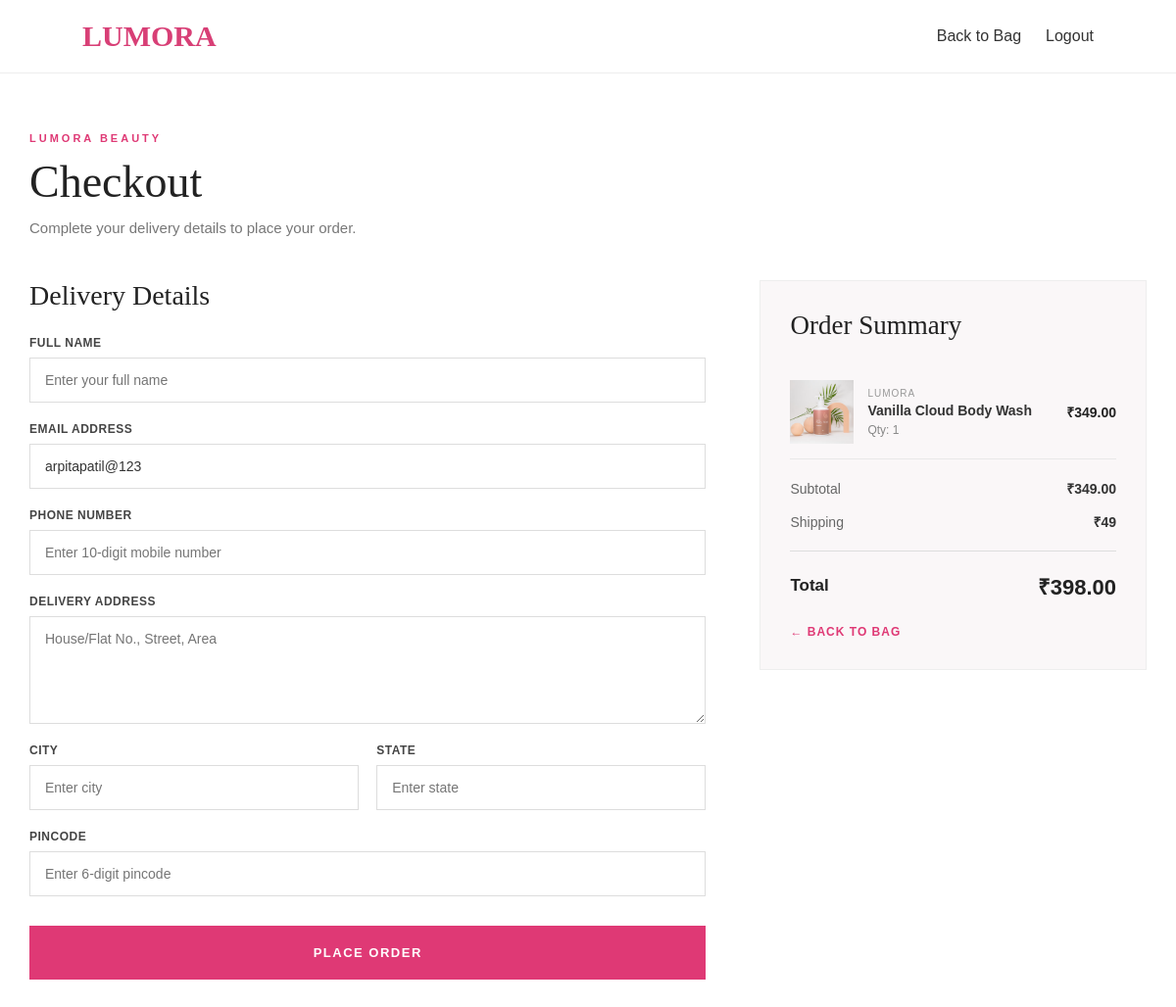
The app's page /checkout/ (signed in) with its own data.
### store/models.py (models this page shows, shortened)
class CartItem(models.Model):
    cart = models.ForeignKey(
        Cart,
        on_delete=models.CASCADE,
        related_name="items"
    )
    product = models.ForeignKey(
        Product,
        on_delete=models.CASCADE
    )
    quantity = models.PositiveIntegerField(
        default=1,
        validators=[
            MinValueValidator(1)
        ]
    )
    added_at = models.DateTimeField(
        auto_now_add=True
    )
    class Meta:
        constraints = [
            models.UniqueConstraint(
                fields=[
                    "cart",
                    "product"
                ],
                name="unique_cart_product"
            )
        ]
        ordering = ["-added_at"]
    @property
    def total_price(self):
        return (
            self.product.final_price *
            self.quantity
        )

class Product(models.Model):
    category = models.ForeignKey(
        Category,
        on_delete=models.CASCADE,
        related_name="products"
    )
    name = models.CharField(
        max_length=200
    )
    slug = models.SlugField(
        max_length=220,
        unique=True
    )
    brand = models.CharField(
        max_length=100,
        blank=True
    )
    description = models.TextField()
    price = models.DecimalField(
        max_digits=10,
        decimal_places=2,
        validators=[
            MinValueValidator(0)
        ]
    )
    sale_price = models.DecimalField(
        max_digits=10,
        decimal_places=2,
        blank=True,
        null=True,
        validators=[
            MinValueValidator(0)
        ]
    )
    image = models.ImageField(
        upload_to="products/"
    )
    stock = models.PositiveIntegerField(
        default=0
    )
    rating = models.DecimalField(
        max_digits=3,
        decimal_places=1,
        default=0,
        validators=[
            MinValueValidator(0),
            MaxValueValidator(5)
        ]
    )
    reviews_count = models.PositiveIntegerField(
        default=0
    )
    is_featured = models.BooleanField(
        default=False
    )
    is_new_arrival = models.BooleanField(
        default=False
    )
    is_bestseller = models.BooleanField(
        default=False
    )
    is_active = models.BooleanField(
        default=True
    )
    created_at = models.DateTimeField(
        auto_now_add=True
    )
    updated_at = models.DateTimeField(
        auto_now=True
    )
    class Meta:
        ordering = ["-created_at"]
        indexes = [
            models.Index(
                fields=["is_active"]
            ),
            models.Index(
                fields=["category", "is_active"]
            ),
            models.Index(
                fields=["brand"]
            ),
            models.Index(
                fields=["-created_at"]
            ),
        ]
    @property
    def final_price(self):
        if (
            self.sale_price is not None
            and self.sale_price < self.price
        ):
            return self.sale_price
        return self.price

### store/views.py (the view, shortened to what this page needs)
@login_required
def checkout(request):
    cart = get_object_or_404(
        Cart,
        user=request.user
    )
    cart_items = (
        cart.items
        .select_related("product")
        .all()
    )
    if not cart_items.exists():
        messages.warning(
            request,
            "Your cart is empty."
        )
        return redirect("cart")
    subtotal = cart.subtotal
    if subtotal >= 499:
        shipping_charge = 0
    else:
        shipping_charge = 49
    total_amount = (
        subtotal +
        shipping_charge
    )
    context = {
        "cart": cart,
        "cart_items": cart_items,
        "subtotal": subtotal,
        "shipping_charge": shipping_charge,
        "total_amount": total_amount,
    }
    return render(
        request,
        "store/checkout.html",
        context
    )

### store/models.py (called while the page is built)
    @property
    def subtotal(self):
        return sum(
            item.total_price
            for item in self.items.all()
        )

### templates/store/checkout.html (shortened to what this page needs)
{% load static %}
<!DOCTYPE html>
<html lang="en">
<head>
    <link
        rel="stylesheet"
        href="{% static 'css/style.css' %}"
    >
</head>
<body>
<header class="simple-store-header">
    <a
        href="{% url 'home' %}"
        class="store-logo"
    >
        LUMORA
    </a>
    <div class="store-header-links">
        <a href="{% url 'cart' %}">
            Back to Bag
        </a>
        <a href="{% url 'logout' %}">
            Logout
        </a>
    </div>
</header>
<main class="checkout-page">
    <div class="checkout-heading">
        <p class="auth-label">
            LUMORA BEAUTY
        </p>
        <h1>
            Checkout
        </h1>
        <p>
            Complete your delivery details to place your order.
        </p>
    </div>
    <div class="checkout-layout">
        <section class="checkout-form-section">
            <h2 class="checkout-section-title">
                Delivery Details
            </h2>
            <form
                method="POST"
                action="{% url 'checkout' %}"
                class="checkout-form"
            >
                <div class="form-group">
                    <label for="full_name">
                        FULL NAME
                    </label>
                    <input
                        type="text"
                        id="full_name"
                        name="full_name"
                        placeholder="Enter your full name"
                        required
                    >
                </div>
                <div class="form-group">
                    <label for="email">
                        EMAIL ADDRESS
                    </label>
                    <input
                        type="email"
                        id="email"
                        name="email"
                        placeholder="Enter your email"
                        value="{{ request.user.email }}"
                        required
                    >
                </div>
                <div class="form-group">
                    <label for="phone">
                        PHONE NUMBER
                    </label>
                    <input
                        type="tel"
                        id="phone"
                        name="phone"
                        placeholder="Enter 10-digit mobile number"
                        maxlength="10"
                        required
                    >
                </div>
                <div class="form-group">
                    <label for="address">
                        DELIVERY ADDRESS
                    </label>
                    <textarea
                        id="address"
                        name="address"
                        placeholder="House/Flat No., Street, Area"
                        required
                    ></textarea>
                </div>
                <div class="form-row">
                    <div class="form-group">
                        <label for="city">
                            CITY
                        </label>
                        <input
                            type="text"
                            id="city"
                            name="city"
                            placeholder="Enter city"
                            required
                        >
                    </div>
                    <div class="form-group">
                        <label for="state">
                            STATE
                        </label>
                        <input
                            type="text"
                            id="state"
                            name="state"
                            placeholder="Enter state"
                            required
                        >
                    </div>
                </div>
                <div class="form-group">
                    <label for="pincode">
                        PINCODE
                    </label>
                    <input
                        type="text"
                        id="pincode"
                        name="pincode"
                        placeholder="Enter 6-digit pincode"
                        maxlength="6"
                        required
                    >
                </div>
                <button
                    type="submit"
                    class="place-order-button"
                >
                    PLACE ORDER
                </button>
            </form>
        </section>
        <aside class="checkout-summary">
            <h2>
                Order Summary
            </h2>
            {% for item in cart_items %}
                <div class="checkout-product">
                    <div class="checkout-product-image">
                        {% if item.product.image %}
                            <img
                                src="{{ item.product.image.url }}"
                                alt="{{ item.product.name }}"
                            >
                        {% endif %}
                    </div>
                    <div class="checkout-product-info">
                        {% if item.product.brand %}
                            <div class="checkout-product-brand">
                                {{ item.product.brand }}
                            </div>
                        {% endif %}
                        <div class="checkout-product-name">
                            {{ item.product.name }}
                        </div>
                        <div class="checkout-product-quantity">
                            Qty: {{ item.quantity }}
                        </div>
                    </div>
                    <div class="checkout-product-price">
                        ₹{{ item.total_price }}
                    </div>
                </div>
            {% endfor %}
            <div class="checkout-summary-details">
                <div class="checkout-summary-row">
                    <span>
                        Subtotal
                    </span>
                    <strong>
                        ₹{{ subtotal }}
                    </strong>
                </div>
                <div class="checkout-summary-row">
                    <span>
                        Shipping
                    </span>
                    <strong>
                        {% if shipping_charge == 0 %}
                            FREE
                        {% else %}
                            ₹{{ shipping_charge }}
                        {% endif %}
                    </strong>
                </div>
                <div class="checkout-summary-divider"></div>
                <div class="checkout-total">
                    <span>
                        Total
                    </span>
                    <strong>
                        ₹{{ total_amount }}
                    </strong>
                </div>
            </div>
            <a
                href="{% url 'cart' %}"
                class="back-to-cart"
            >
                ← BACK TO BAG
            </a>
        </aside>
    </div>
</main>
</body>
</html>

### static/css/style.css (style rules this page uses)
* { box-sizing: border-box; }
html { scroll-behavior: smooth; }
body { margin: 0; font-family: Arial, Helvetica, sans-serif; color: #222; background: #fff; }
a { color: inherit; }
button, input, select { font-family: inherit; }
.auth-label { color: #d83f76; font-size: 12px; letter-spacing: 3px; font-weight: 700; }
.simple-store-header { min-height: 75px; padding: 0 7%; display: flex; align-items: center; justify-content: space-between; border-bottom: 1px solid #eee; background: #fff; }
.store-logo { font-family: Georgia, serif; font-size: 30px; font-weight: 700; color: #d83f76; text-decoration: none; }
.store-header-links { display: flex; gap: 25px; }
.store-header-links a { color: #333; text-decoration: none; }

### templates/store/checkout.html (style rules this page uses)
.checkout-page { max-width: 1200px; margin: 0 auto; padding: 60px 30px 90px; }
.checkout-heading { margin-bottom: 45px; }
.checkout-heading .auth-label { color: #df3975; font-size: 11px; font-weight: 700; letter-spacing: 3px; margin-bottom: 12px; }
.checkout-heading h1 { font-family: Georgia, "Times New Roman", serif; font-size: 46px; font-weight: 400; margin: 0 0 12px; color: #222; }
.checkout-heading p { color: #777; font-size: 15px; margin: 0; }
.checkout-layout { display: grid; grid-template-columns: 1.4fr 0.8fr; gap: 55px; align-items: start; }
.checkout-form-section { background: #fff; }
.checkout-section-title { font-family: Georgia, "Times New Roman", serif; font-size: 28px; font-weight: 400; color: #222; margin: 0 0 25px; }
.checkout-form { display: grid; gap: 20px; }
.form-group { display: flex; flex-direction: column; gap: 8px; }
.form-group label { font-size: 12px; font-weight: 700; color: #444; letter-spacing: 0.5px; }
.form-group input, .form-group textarea { width: 100%; box-sizing: border-box; padding: 14px 15px; border: 1px solid #ddd; background: #fff; font-family: inherit; font-size: 14px; color: #333; outline: none; transition: 0.2s ease; }
.form-group textarea { min-height: 110px; resize: vertical; }
.form-row { display: grid; grid-template-columns: 1fr 1fr; gap: 18px; }
.place-order-button { width: 100%; min-height: 55px; margin-top: 10px; border: none; background: #df3975; color: #fff; font-size: 13px; font-weight: 700; letter-spacing: 1.5px; cursor: pointer; transition: 0.25s ease; }
.checkout-summary { background: #faf7f8; padding: 30px; border: 1px solid #eee; position: sticky; top: 25px; }
.checkout-summary h2 { font-family: Georgia, "Times New Roman", serif; font-size: 27px; font-weight: 400; margin: 0 0 25px; color: #222; }
.checkout-product { display: flex; align-items: center; gap: 14px; padding: 15px 0; border-bottom: 1px solid #e8e8e8; }
.checkout-product-image { width: 65px; height: 65px; flex-shrink: 0; background: #f8f1f4; overflow: hidden; }
.checkout-product-image img { width: 100%; height: 100%; object-fit: cover; display: block; }
.checkout-product-info { flex: 1; }
.checkout-product-brand { color: #999; font-size: 10px; text-transform: uppercase; letter-spacing: 1px; margin-bottom: 4px; }
.checkout-product-name { color: #333; font-size: 14px; font-weight: 600; margin-bottom: 5px; }
.checkout-product-quantity { color: #888; font-size: 12px; }
.checkout-product-price { color: #222; font-size: 14px; font-weight: 700; white-space: nowrap; }
.checkout-summary-details { margin-top: 20px; }
.checkout-summary-row { display: flex; justify-content: space-between; align-items: center; margin-bottom: 15px; color: #666; font-size: 14px; }
.checkout-summary-row strong { color: #333; }
.checkout-summary-divider { height: 1px; background: #ddd; margin: 20px 0; }
.checkout-total { display: flex; justify-content: space-between; align-items: center; color: #222; font-size: 17px; font-weight: 700; }
.checkout-total strong { font-size: 22px; }
.back-to-cart { display: inline-block; margin-top: 25px; color: #df3975; text-decoration: none; font-size: 12px; font-weight: 700; letter-spacing: 1px; }

### records on screen
CartItem: product.image (picture), product.brand "LUMORA", product.name "Vanilla Cloud Body Wash", quantity "1", total_price "349.00"

### other values on screen
{{ subtotal }} "349.00"
{{ shipping_charge }} "49"
{{ total_amount }} "398.00"
